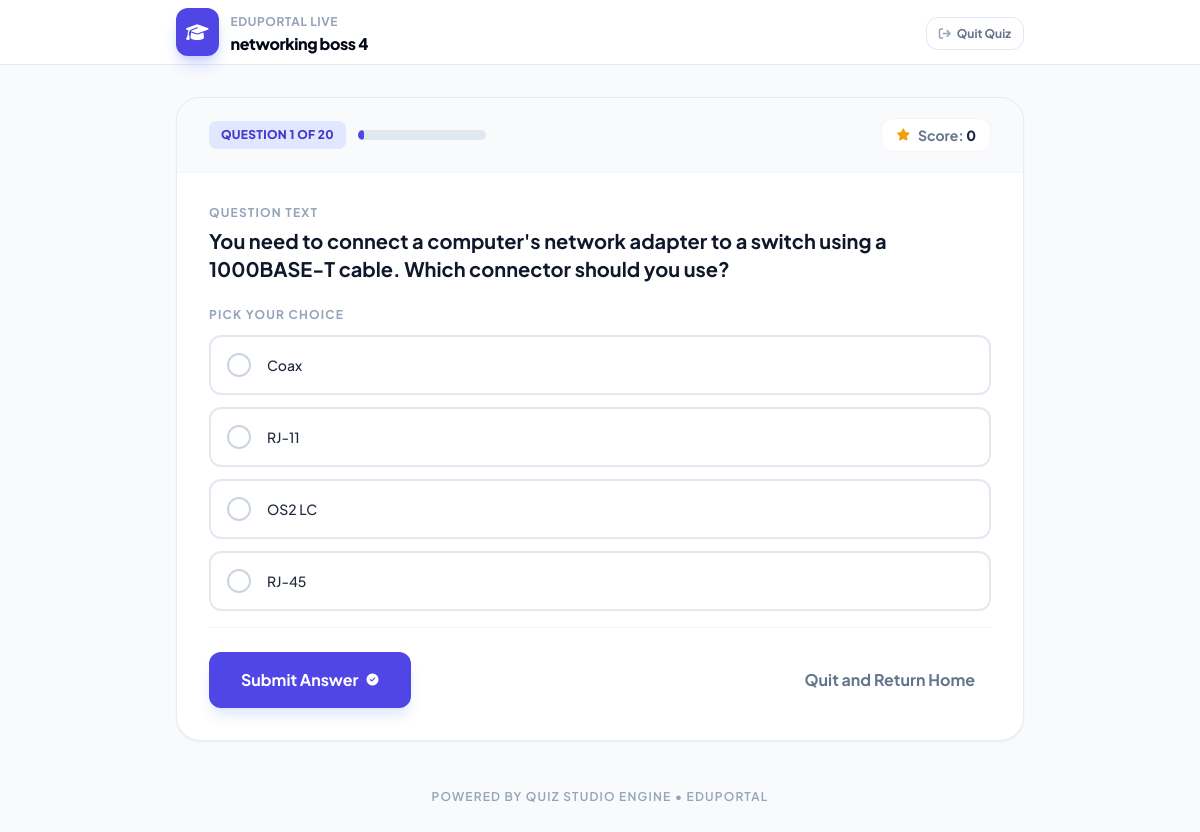
Page /app/take.php?quiz=11 on the committed database.
### tables this page shows
CREATE TABLE `quizzes` (
  `id` int(11) NOT NULL,
  `quiz_name` varchar(255) NOT NULL,
  `created_at` timestamp NOT NULL DEFAULT current_timestamp()
);

CREATE TABLE `questions` (
  `id` int(11) NOT NULL,
  `quiz_id` int(11) NOT NULL,
  `question` text NOT NULL,
  `option1` varchar(255) NOT NULL,
  `option2` varchar(255) NOT NULL,
  `option3` varchar(255) NOT NULL,
  `option4` varchar(255) NOT NULL,
  `correct_answer` tinyint(4) NOT NULL DEFAULT 1
);

### app/config.php (called while the page is built, shortened)
<?php
function e($text)
{
    return htmlspecialchars($text, ENT_QUOTES, 'UTF-8');
}
?>

### app/take.php (the view, shortened to what this page needs)
<?php
include("config.php");
$quiz_id = intval($_GET['quiz']);
$stmt = mysqli_prepare(
    $conn,
    "SELECT * FROM quizzes WHERE id=?"
);
mysqli_stmt_bind_param($stmt,"i",$quiz_id);
mysqli_stmt_execute($stmt);
$quiz = mysqli_fetch_assoc(
    mysqli_stmt_get_result($stmt)
);
$stmt = mysqli_prepare(
    $conn,
    "SELECT * FROM questions
    WHERE quiz_id=?
    ORDER BY id ASC"
);
mysqli_stmt_bind_param(
    $stmt,
    "i",
    $quiz_id
);
mysqli_stmt_execute($stmt);
$result = mysqli_stmt_get_result($stmt);
$questions=[];
while($row=mysqli_fetch_assoc($result))
{
    $questions[]=$row;
}
$totalQuestions=count($questions);
$current=$_SESSION['current'];
$question=$questions[$current];
        ?>
<!DOCTYPE html>
<html lang="en">
<head>
    <script src="https://cdn.tailwindcss.com"></script>
    <link href="https://cdnjs.cloudflare.com/ajax/libs/font-awesome/6.4.0/css/all.min.css" rel="stylesheet">
</head>
<body class="text-slate-800 min-h-screen pb-16 flex flex-col justify-between">
    <nav class="bg-white border-b border-slate-200 sticky top-0 z-50">
        <div class="max-w-4xl mx-auto px-4 sm:px-6">
            <div class="flex justify-between h-16 items-center">
                <div class="flex items-center space-x-3">
                    <div class="bg-indigo-600 text-white p-2.5 rounded-xl flex items-center justify-center shadow-lg shadow-indigo-200">
                        <i class="fa-solid fa-graduation-cap text-lg"></i>
                    </div>
                    <div>
                        <span class="text-xs text-slate-400 font-bold uppercase tracking-wider">EduPortal Live</span>
                        <h1 class="text-sm sm:text-base font-extrabold text-slate-950 tracking-tight leading-none truncate max-w-[180px] sm:max-w-xs">
                            <?php echo e($quiz['quiz_name']); ?>
                        </h1>
                    </div>
                </div>
                <div>
                    <a href="index.php" class="text-xs font-bold text-slate-500 hover:text-slate-800 transition py-2 px-3 border border-slate-200 rounded-xl hover:bg-slate-50">
                        <i class="fa-solid fa-arrow-right-from-bracket mr-1 text-slate-400"></i> Quit Quiz
                    </a>
                </div>
            </div>
        </div>
    </nav>
    <main class="max-w-4xl mx-auto px-4 sm:px-6 w-full mt-8 flex-1">
        <div class="bg-white rounded-3xl border border-slate-200/80 shadow-sm overflow-hidden">
            <div class="bg-slate-50 border-b border-slate-100 px-6 sm:px-8 py-5 flex justify-between items-center flex-wrap gap-4">
                <div class="flex items-center space-x-3">
                    <span class="bg-indigo-100 text-indigo-700 text-xs font-black px-3 py-1.5 rounded-lg uppercase tracking-wide">
                        Question <?php echo $current + 1; ?> of <?php echo $totalQuestions; ?>
                    </span>
                    <div class="hidden sm:block w-32 bg-slate-200 rounded-full h-2.5 overflow-hidden">
                        <div class="bg-indigo-600 h-full rounded-full transition-all duration-300" style="width: <?php echo (($current + 1) / $totalQuestions) * 100; ?>%"></div>
                    </div>
                </div>
                <div class="flex items-center space-x-2 text-slate-500 font-bold text-sm bg-white border border-slate-100 px-3.5 py-1.5 rounded-xl">
                    <i class="fa-solid fa-star text-amber-500 text-xs"></i>
                    <span>Score: <strong class="text-slate-800 font-extrabold"><?php echo $_SESSION['score']; ?></strong></span>
                </div>
            </div>
            <div class="p-6 sm:p-8 space-y-6">
                <div>
                    <span class="block text-xs font-bold text-slate-400 uppercase tracking-widest mb-1.5">Question Text</span>
                    <h4 class="text-lg sm:text-xl font-bold text-slate-900 leading-snug">
                        <?php echo e($question['question']); ?>
                    </h4>
                </div>
                <form method="POST" class="space-y-4">
                    <div class="space-y-3">
                        <span class="block text-xs font-bold text-slate-400 uppercase tracking-widest mb-1">Pick Your Choice</span>
                        <?php
                        for($i=1; $i<=4; $i++)
                        {
                            $option = $question["option".$i];
                            $cardClasses = "option-card-interactive flex items-center p-4 rounded-xl border-2 transition-all duration-200 cursor-pointer w-full ";
                            $indicatorBorder = "border-slate-300";
                            $indicatorBg = "bg-transparent";
                            if($_SESSION['answered'])
                            {
                                if($i == $question['correct_answer'])
                                {
                                    $cardClasses .= "border-emerald-500 bg-emerald-50 text-emerald-950 font-semibold cursor-not-allowed";
                                    $indicatorBorder = "border-emerald-600";
                                    $indicatorBg = "bg-emerald-600";
                                    $indicatorContent = '<i class="fa-solid fa-check text-white text-[10px]"></i>';
                                }
                                elseif($i == $_SESSION['selected'])
                                {
                                    $cardClasses .= "border-rose-400 bg-rose-50 text-rose-950 cursor-not-allowed";
                                    $indicatorBorder = "border-rose-500";
                                    $indicatorBg = "bg-rose-500";
                                    $indicatorContent = '<i class="fa-solid fa-xmark text-white text-[10px]"></i>';
                                }
                                else
                                {
                                    $cardClasses .= "border-slate-100 bg-slate-50/50 text-slate-400 cursor-not-allowed";
                                    $indicatorBorder = "border-slate-200";
                                }
                            }
                            else
                            {
                                $cardClasses .= "border-slate-200 hover:border-indigo-500 hover:bg-slate-50 text-slate-800 has-[:checked]:border-indigo-600 has-[:checked]:bg-indigo-50/50 has-[:checked]:text-indigo-950";
                            }
                            ?>
                            <label class="<?php echo $cardClasses; ?>">
                                <div class="w-6 h-6 shrink-0 rounded-full border-2 flex items-center justify-center mr-4 transition-all <?php echo $indicatorBorder; ?> <?php echo $indicatorBg; ?> <?php if(!$_SESSION['answered']) { echo 'peer-checked:border-indigo-600 peer-checked:bg-indigo-600'; } ?>">
                                </div>
                                <span class="text-sm font-medium leading-normal"><?php echo e($option); ?></span>
                            </label>
                            <?php
                        }
                        ?>
                    </div>
                    <div class="pt-6 border-t border-slate-100">
                        <?php
                        if(!$_SESSION['answered'])
                        {
                            ?>
                            <div class="flex flex-col sm:flex-row sm:items-center justify-between gap-4">
                                <button
                                    type="submit"
                                    name="submit"
                                    class="w-full sm:w-auto flex items-center justify-center space-x-2 bg-indigo-600 hover:bg-indigo-700 text-white font-bold px-8 py-4 rounded-xl shadow-lg shadow-indigo-100 hover:shadow-indigo-200 transition duration-200 cursor-pointer">
                                    <span>Submit Answer</span>
                                    <i class="fa-solid fa-circle-check text-xs"></i>
                                </button>
                                <a
                                    href="index.php"
                                    class="text-center font-bold text-slate-500 hover:text-slate-800 py-3 px-4 rounded-xl hover:bg-slate-50 transition">
                                    Quit and Return Home
                                </a>
                            </div>
                            <?php
                        }
                        ?>
                    </div>
                </form>
            </div>
        </div>
    </main>
    <footer class="mt-12 text-center text-xs text-slate-400 font-semibold uppercase tracking-widest">
        <span>Powered by Quiz Studio Engine &bull; EduPortal</span>
    </footer>
</body>
</html>

### app/take.php (style rules this page uses)
body { font-family: 'Plus Jakarta Sans', sans-serif; background-color: #f8fafc; }
.option-card-interactive { transition: all 0.2s cubic-bezier(0.4, 0, 0.2, 1); }

### rows in the picture
quizzes: quiz_name "networking boss 4"
questions: question "You need to connect a computer's network adapter to a switch using a 1000BASE-T cable. Which connector should you use?", option1 "Coax", option2 "RJ-11", option3 "OS2 LC", option4 "RJ-45"

### other values in the picture
$current + 1 "1"
$totalQuestions "20"
$_SESSION['score'] "0"
